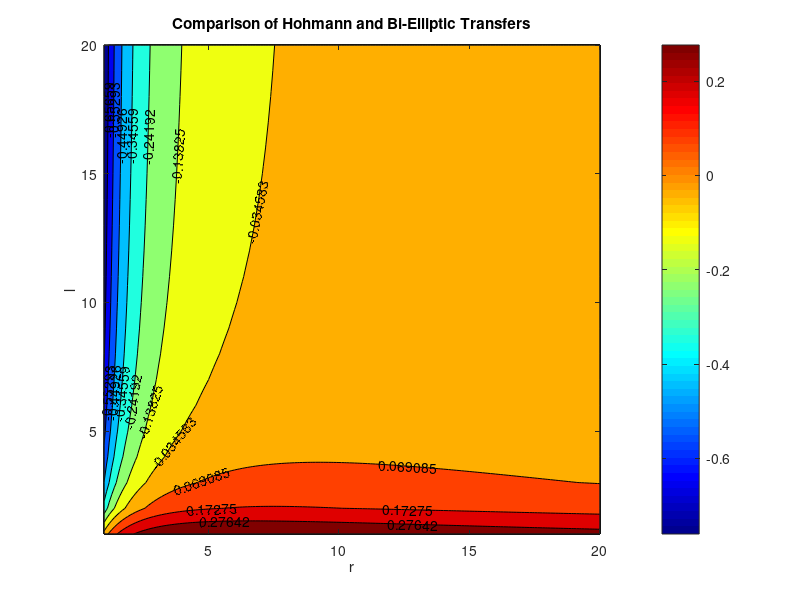

Write MATLAB code to recreate this figure. (Note: this script raises an error after producing the figure.)
clear all; clc; close all;

% Define the cost functions for Bi-Elliptic and Hohmann transfers
J_BE = @(r, l) sqrt(2*l/(1 + l)) - 1 + sqrt(2*r/(l*(l + r))) - sqrt(2/(l*(l + 1))) + sqrt(2*l/(r*(l + r))) - 1/sqrt(r);
J_H = @(r) sqrt(2*r/(1+r)) - 1 + 1/sqrt(r) - sqrt(2/(r*(1+r)));

% Define the comparison function
J_compare = @(r, l) J_H(r) - J_BE(r, l); % J < 0 means Hohmann is better, J > 0 means Bi-Elliptic is better

% Define the range for r and l
r = 1:.1:20; % Range for r
l = 1:1:20; % Range for l

% Initialize the matrix to store the comparison results
J = zeros(length(r), length(l));

% Compute the comparison results
for i = 1:length(r)
    for j = 1:length(l)
        J(i, j) = J_compare(r(i), l(j));
    end
end

figure
% Plot the results using a contour plot
contourf(r, l, J', 'ShowText', 'on'); % Note the transpose of J for correct orientation
colormap(jet); % You can choose other colormaps like 'parula', 'hsv', etc.
colorbar; % Adds a colorbar to the plot
xlabel('r');
ylabel('l');
title('Comparison of Hohmann and Bi-Elliptic Transfers');

%% 4
dogLegPlaneChange1090 = @(di_1, di_3) sqrt(31/11 - 2*sqrt(20/11)*cos(di_1)) + sqrt(31/11 - 2*sqrt(20/11)*cos(di_3)) + 2*sqrt(1/55)*sin((pi/2 - di_1 - di_3)/2);

dis = linspace(0, pi/72, 100);

J_planeChange = NaN(length(dis), length(dis));
for i = 1:length(dis)
    for j = 1:length(dis)
        if(dis(i) + dis(j) < pi/2)
            J_planeChange(i, j) = dogLegPlaneChange1090(dis(i), dis(j));
        end
    end
end

dv_ib = 2*(sqrt(2*10/11) - 1 + sqrt(2/110)*sin(pi/4));
Utilities.assertIsWithin(dv_ib, J_planeChange(1, 1), 1e-6);
dJ_planeChange = J_planeChange - dv_ib;

figure
contourf(rad2deg(dis), rad2deg(dis), dJ_planeChange', 'ShowText', 'on');
colormap(jet);
colorbar;
xlabel('\Deltai_1 (\circ)');
ylabel('\Deltai_3 (\circ)');
title('Dog-Leg Plane Change, r = 10, \Deltai = 90\circ');

% Find the minimum value in dJ_planeChange and its indices
[minValue, minIndex] = min(dJ_planeChange(:));
[row, col] = ind2sub(size(dJ_planeChange), minIndex);

% Display the minimum value and corresponding angles
fprintf('Minimum dJ_planeChange: %f at di_1 = %f degrees, di_3 = %f degrees\n', minValue, rad2deg(dis(row)), rad2deg(dis(col)));